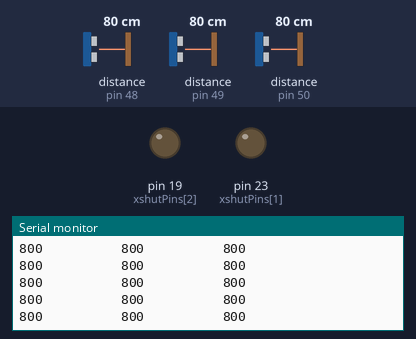
The sketch below on a simulated Arduino Mega 2560, built with avr-gcc and run on an emulated ATmega2560. On the bench: output pins drawn as LEDs (lit = HIGH), the last lines printed to the serial monitor. The test bench sets the inputs (shaded band); at power-on: distance to the obstacle (sensors on pin 48, pin 49, pin 50) 80 cm.

Above: at 1.2 s.
1.3 s: distance to the obstacle (sensor on pin 48) set to 2 cm
At 1.37 s:
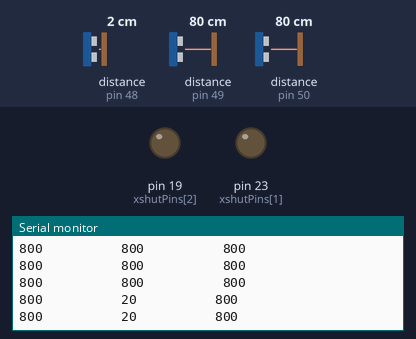
4.3 s: distance to the obstacle (sensor on pin 49) set to 2 cm
At 4.38 s:
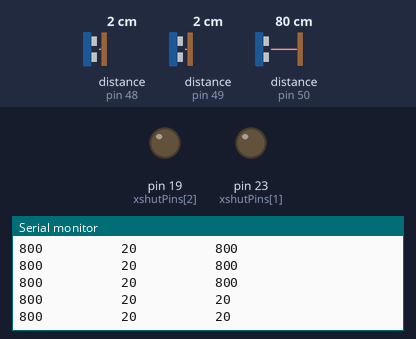
5.8 s: distance to the obstacle (sensor on pin 50) set to 2 cm
At 5.88 s:
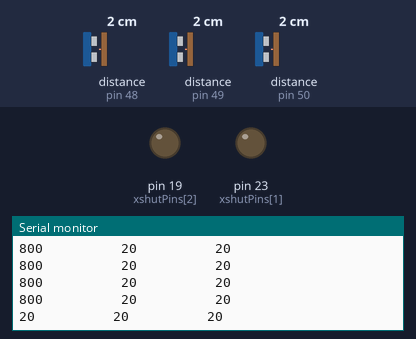
7.3 s: distance to the obstacle (sensor on pin 48) set to 4 cm
At 7.38 s:
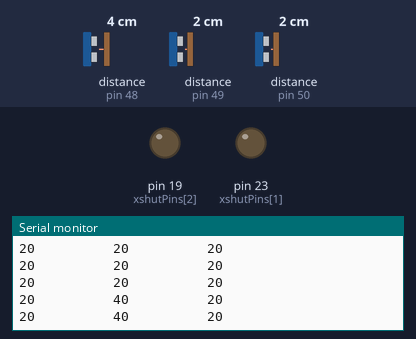
8.8 s: distance to the obstacle (sensor on pin 49) set to 4 cm
At 8.88 s:
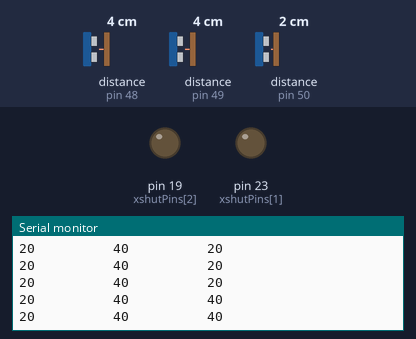
10.3 s: distance to the obstacle (sensor on pin 50) set to 4 cm
At 10.38 s:
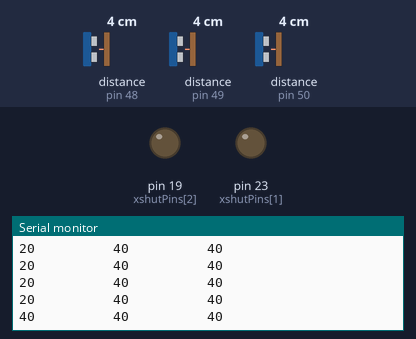
Timing chart, 0 to 12.8 s (numbered marks = the images above; inputs shaded):
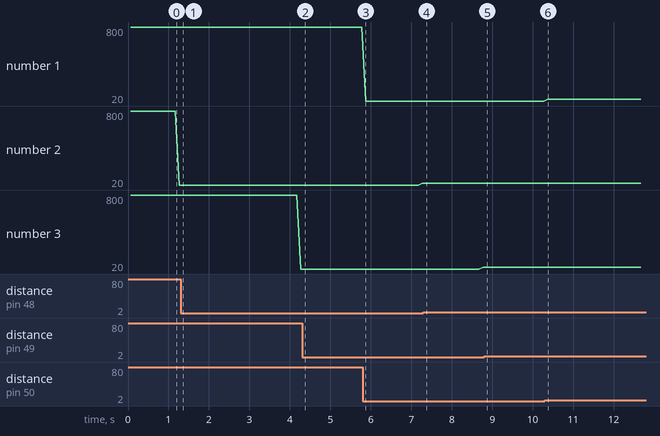

The sketch:

distance.ino
```cpp
#include "distance_sensors.h"

void setup() {
  Serial.begin(115200);

  Serial.println("** STARTING ESP SETUP **");

  // Setting up distance sensors
  setupDistanceSensors();

  Serial.println("** FINISHED ESP SETUP **");
}

void loop() {
  printDistances();
}
```

distance_sensors.cpp
```cpp
#include "distance_sensors.h"

// Sensor 0 - front facing Sensor
// Sensor 1 - right facing Sensor
// Sensor 2 - left facing Sensor

const uint8_t sensorCount = 3;
const uint8_t xshutPins[sensorCount] = { 18, 23, 19 };
VL53L1X sensors[sensorCount];

void setupDistanceSensors() {
    Serial.println("Setting up three VL53L1X - Distance Sensors");

    Wire.begin();
    Wire.setClock(400000);

    for (uint8_t i = 0; i < sensorCount; i++) {
        pinMode(xshutPins[i], OUTPUT);
        digitalWrite(xshutPins[i], LOW);
    }

    for (uint8_t i = 0; i < sensorCount; i++) {
        pinMode(xshutPins[i], INPUT);
        delay(10);

        sensors[i].setTimeout(500);
        if (!sensors[i].init())
        {
            Serial.print("Failed to detect and initialize sensor ");
            Serial.println(i);
            while (1);
        }

        sensors[i].setAddress(0x30 + i);
        sensors[i].startContinuous(50);
    }

    Serial.println("Distance sensors are online!");
}

// Returns the distance from the sensor in mm
int readDistanceFront() {
    uint16_t distance = sensors[0].read();
    if (sensors[0].timeoutOccurred()) {
        Serial.print(" TIMEOUT");
    }
    return distance;
}

// Returns the distance from the sensor in mm
int readDistanceRight() {
    uint16_t distance = sensors[1].read();
    if (sensors[0].timeoutOccurred()) {
        Serial.print(" TIMEOUT");
    }
    return distance;
}

// Returns the distance from the sensor in mm
int readDistanceLeft() {
    uint16_t distance = sensors[2].read();
    if (sensors[0].timeoutOccurred()) {
        Serial.print(" TIMEOUT");
    }
    return distance;
}

void printDistances(){
   Serial.print(readDistanceLeft());
   Serial.print("          ");
   Serial.print(readDistanceFront());
   Serial.print("          ");
   Serial.println(readDistanceRight());
}
```

distance_sensors.h
```cpp
#ifndef DISTANCE_SENSORS_H
#define DISTANCE_SENSORS_H

#include <Arduino.h>
#include <Wire.h>
#include <VL53L1X.h>

// Sensor 0 - front facing Sensor
// Sensor 1 - right facing Sensor
// Sensor 2 - left facing Sensor

void setupDistanceSensors();
int readDistanceFront();
int readDistanceRight();
int readDistanceLeft();
void printDistances();

#endif
```

Measured:
- after the input at 1.3 s, the serial monitor: prints a new line after 0.07 s (image 1)
- after the input at 4.3 s, the serial monitor: prints a new line after 0.07 s (image 2)
- after the input at 5.8 s, the serial monitor: prints a new line after 0.07 s (image 3)
- after the input at 7.3 s, the serial monitor: prints a new line after 0.07 s (image 4)
- after the input at 8.8 s, the serial monitor: prints a new line after 0.07 s (image 5)
- after the input at 10.3 s, the serial monitor: prints a new line after 0.07 s (image 6)
- plotted number 2: 20 → 40 after the input at 5.8 s
- plotted number 3: 800 → 20 after the input at 1.3 s, 20 → 40 after the input at 7.3 s
